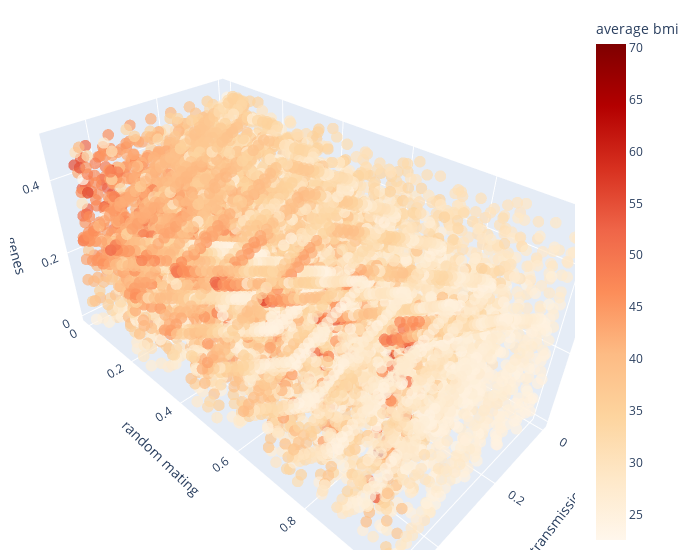

Notebook cell for this chart:
### Markdown cell above
## Average BMI

### Code cell
ef = Sensitivity(problem, df['average_bmi'], X)
ef.score('efast')
ef.plot(save=True, filepath= plots_path + 'snp-vt-efast-average-bmi-test.pdf',
    move=True, moving_path= '../manuscript/plots/')
ef.plot3D(labels={'outcome':'average bmi', 'y':'random mating', 'x':'vertical transmission', 'z':'genes'})

sav['ef_average_s1'] = ef.tabval('S1')
sav['ef_average_st'] = ef.tabval('ST')

### Figure 1 — Plotly figure (JSON) as saved in the notebook; plotly's stock layout.template omitted (floating-point values rounded to 4 significant figures; data arrays with more than 128 entries replaced by an {"elided": "..."} marker saying what was removed)
{"data": [{"hovertemplate": "p_vertical_trans_variance=%{x}<br>p_random_mating=%{y}<br>p_genetic_variance=%{z}<br>average_bmi=%{marker.color}<extra></extra>", "legendgroup": "", "marker": {"color": {"elided": "8000 float values"}, "coloraxis": "coloraxis", "opacity": 0.7, "size": 4, "symbol": "circle"}, "mode": "markers", "name": "", "scene": "scene", "showlegend": false, "type": "scatter3d", "x": {"elided": "8000 float values"}, "y": {"elided": "8000 float values"}, "z": {"elided": "8000 float values"}}], "layout": {"coloraxis": {"colorbar": {"title": {"text": "average bmi"}}, "colorscale": [[0, "rgb(255,247,236)"], [0.125, "rgb(254,232,200)"], [0.25, "rgb(253,212,158)"], [0.375, "rgb(253,187,132)"], [0.5, "rgb(252,141,89)"], [0.625, "rgb(239,101,72)"], [0.75, "rgb(215,48,31)"], [0.875, "rgb(179,0,0)"], [1, "rgb(127,0,0)"]]}, "legend": {"tracegroupgap": 0}, "margin": {"b": 10, "l": 10, "r": 20, "t": 10}, "scene": {"domain": {"x": [0, 1], "y": [0, 1]}, "xaxis": {"title": {"text": "vertical transmission"}}, "yaxis": {"title": {"text": "random mating"}}, "zaxis": {"title": {"text": "genes"}}}, "width": 700}}
